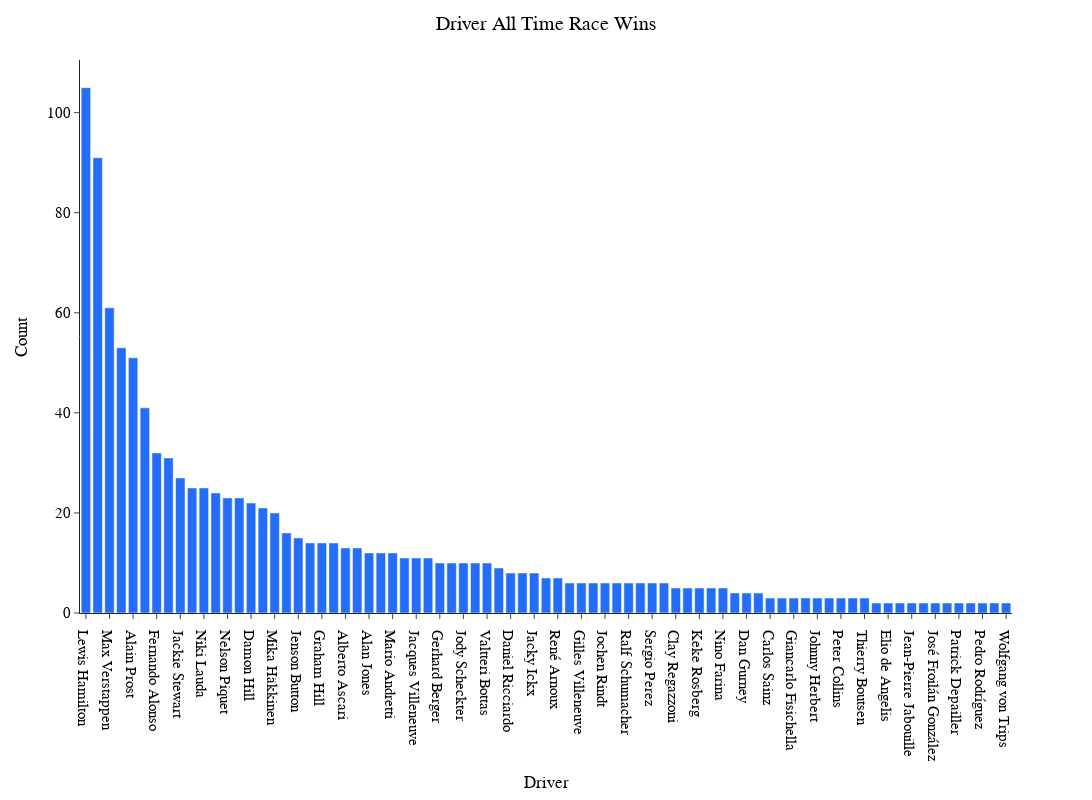

The code cell stored with this chart in its notebook:
### Code cell
fig_lap=px.bar(grouped2, 
           x="Driver", 
           y="Count", 
        #    facet_col='Position', facet_col_wrap=1, 
           height=800,
           width=1400,
           template='simple_white',
            color_discrete_map={
                 "HAM": "#6CD3BF",
                 "VER": "#3860C6",
                 "OCO": "#2293D1",
                 "NOR": "#F58020",
                 "MAG": "#B6BABD",
                 "ALB": "#37BEDD",
                 "BOT": "#C92D4B",
                 "LEC": "#F91536",
                 "VET": "#358C75",
                 "GAS": "#5E8FAA",
                 "RUS": "#6CD3BF",
                 "PER": "#3860C6",
                 "ALO": "#2293D1",
                 "RIC": "#F58020",
                 "MSC": "#B6BABD",
                 "LAT": "#37BEDD",
                 "ZHO": "#C92D4B",
                 "SAI": "#F91536",
                 "STR": "#358C75",
                 "TSU": "#5E8FAA"
                 }
        )
fig_lap.update_layout(
    hoverlabel=dict(
        bgcolor="white",
        font_size=16,
        font_family="PT Sans Narrow"
    ),
    title="Driver All Time Race Wins",
    title_x=0.5,
    yaxis = dict(tickfont = dict(size=15)),
    xaxis = dict(tickfont = dict(size=15)),
    font=dict(
        family="PT Sans Narrow",
        size=14,
        color="Black"
    ),
    title_font_family="PT Sans Narrow"
)
fig_lap.update_traces(marker_color='#246DF8')

### Figure 1 — Plotly figure (JSON) as saved in the notebook; plotly's stock layout.template omitted (floating-point values rounded to 4 significant figures)
{"data": [{"alignmentgroup": "True", "hovertemplate": "Driver=%{x}<br>Count=%{y}<extra></extra>", "legendgroup": "", "marker": {"color": "#246DF8", "pattern": {"shape": ""}}, "name": "", "offsetgroup": "", "orientation": "v", "showlegend": false, "textposition": "auto", "type": "bar", "x": ["Lewis Hamilton", "Michael Schumacher", "Max Verstappen", "Sebastian Vettel", "Alain Prost", "Ayrton Senna", "Fernando Alonso", "Nigel Mansell", "Jackie Stewart", "Jim Clark", "Niki Lauda", "Juan Fangio", "Nelson Piquet", "Nico Rosberg", "Damon Hill", "Kimi Räikkönen", "Mika Häkkinen", "Stirling Moss", "Jenson Button", "Emerson Fittipaldi", "Graham Hill", "Jack Brabham", "Alberto Ascari", "David Coulthard", "Alan Jones", "Carlos Reutemann", "Mario Andretti", "Felipe Massa", "Jacques Villeneuve", "Rubens Barrichello", "Gerhard Berger", "James Hunt", "Jody Scheckter", "Ronnie Peterson", "Valtteri Bottas", "Mark Webber", "Daniel Ricciardo", "Denny Hulme", "Jacky Ickx", "Juan Pablo Montoya", "René Arnoux", "Charles Leclerc", "Gilles Villeneuve", "Jacques Laffite", "Jochen Rindt", "John Surtees", "Ralf Schumacher", "Riccardo Patrese", "Sergio Perez", "Tony Brooks", "Clay Regazzoni", "John Watson", "Keke Rosberg", "Michele Alboreto", "Nino Farina", "Bruce McLaren", "Dan Gurney", "Eddie Irvine", "Carlos Sainz", "Didier Pironi", "Giancarlo Fisichella", "Heinz-Harald Frentzen", "Johnny Herbert", "Mike Hawthorn", "Peter Collins", "Phil Hill", "Thierry Boutsen", "Bill Vukovich", "Elio de Angelis", "George Russell", "Jean-Pierre Jabouille", "Jo Siffert", "José Froilán González", "Maurice Trintignant", "Patrick Depailler", "Patrick Tambay", "Pedro Rodríguez", "Peter Revson", "Wolfgang von Trips"], "xaxis": "x", "y": [105, 91, 61, 53, 51, 41, 32, 31, 27, 25, 25, 24, 23, 23, 22, 21, 20, 16, 15, 14, 14, 14, 13, 13, 12, 12, 12, 11, 11, 11, 10, 10, 10, 10, 10, 9, 8, 8, 8, 7, 7, 6, 6, 6, 6, 6, 6, 6, 6, 6, 5, 5, 5, 5, 5, 4, 4, 4, 3, 3, 3, 3, 3, 3, 3, 3, 3, 2, 2, 2, 2, 2, 2, 2, 2, 2, 2, 2, 2], "yaxis": "y"}], "layout": {"barmode": "relative", "font": {"color": "Black", "family": "PT Sans Narrow", "size": 14}, "height": 800, "hoverlabel": {"bgcolor": "white", "font": {"family": "PT Sans Narrow", "size": 16}}, "legend": {"tracegroupgap": 0}, "margin": {"t": 60}, "title": {"font": {"family": "PT Sans Narrow"}, "text": "Driver All Time Race Wins", "x": 0.5}, "width": 1400, "xaxis": {"anchor": "y", "domain": [0, 1], "tickfont": {"size": 15}, "title": {"text": "Driver"}}, "yaxis": {"anchor": "x", "domain": [0, 1], "tickfont": {"size": 15}, "title": {"text": "Count"}}}}
